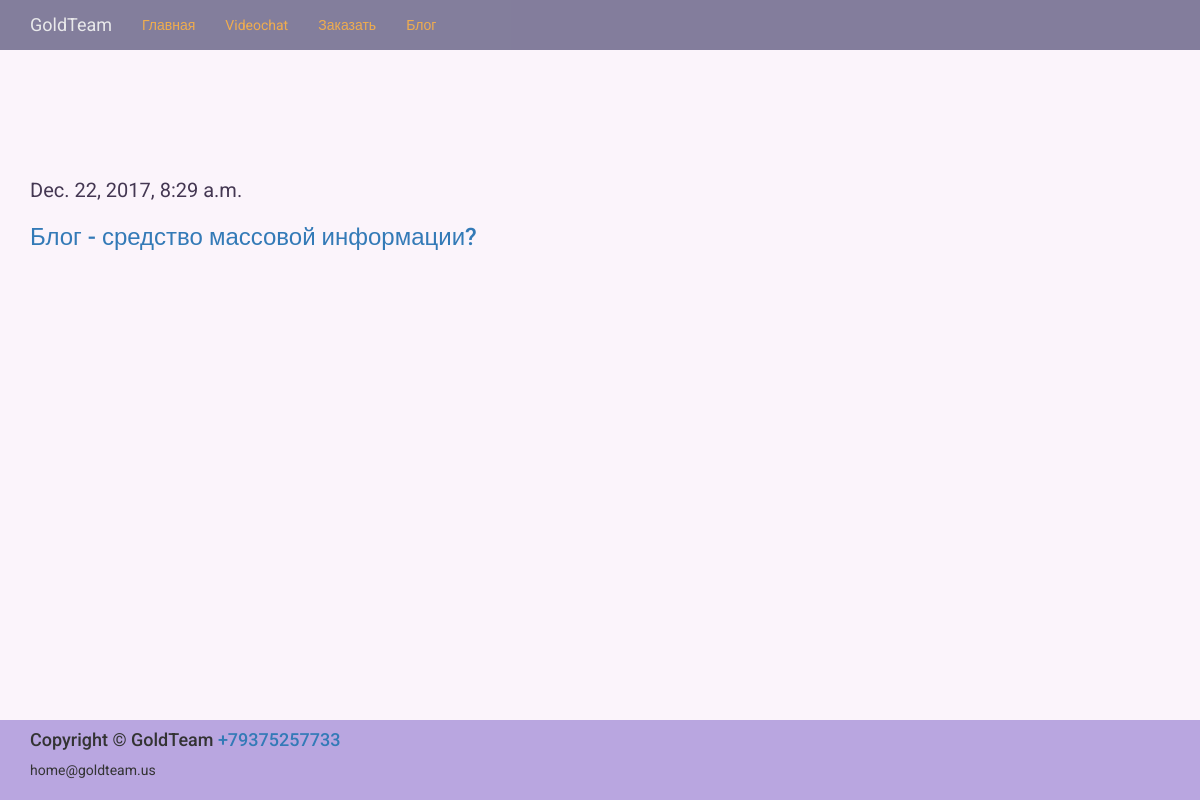
Screenshot of /blog/ with the database file from the repository.
### blog/models.py (models this page shows, shortened)
class Post(models.Model):
    title = models.CharField(max_length=40) # заголовок поста
    datetime = models.DateTimeField(u'Дата публикации') # дата публикации
    content = RichTextUploadingField() # текст поста
    def get_absolute_url(self):
        return "/blog/%i/" % self.id

### blog/views.py (the view)
class PostsListView(ListView): # представление в виде списка
    model = Post                   # модель для представления

### orders/context_processors.py (called while the page is built)
def getting_basket_info(request):
    session_key = request.session.session_key
    if not session_key:
        request.session["session_key"] = 123
        request.session.cycle_key()
    products_in_basket = ProductInBasket.objects.filter(session_key=session_key, is_active=True, order__isnull=True)
    products_total_nmb = products_in_basket.count()
    return locals()

### templates/blog/post_list.html (shortened to what this page needs)
 {% extends 'base.html' %}
{% load static %}
{% block content %}
    <div class="container">
     <div class="row">
         <div class="col-lg-12 topblog">
    {% for post in object_list %}
        <p>{{ post.datetime }}</p>
        <h3><a href="{{ post.get_absolute_url }}">{{ post.title }}</a></h3>
    {% empty %}
    <p>Нет постов</p>
    {% endfor %}
         </div>
     </div>
    </div>
{% endblock %}

### static/static_prod/static_dev/css/style.css (style rules this page uses)
html, body { height: 100%; font-family: 'Roboto', sans-serif; background: #FBF4FB; background-position: top; }

### static/static_dev/css/blog.css (style rules this page uses)
.topblog { margin-top: 15%; color: #443752; font-size: 20px; }

### rows the page displays
Post: datetime "Dec. 22, 2017, 8:29 a.m.", title "Блог - средство массовой информации?"
